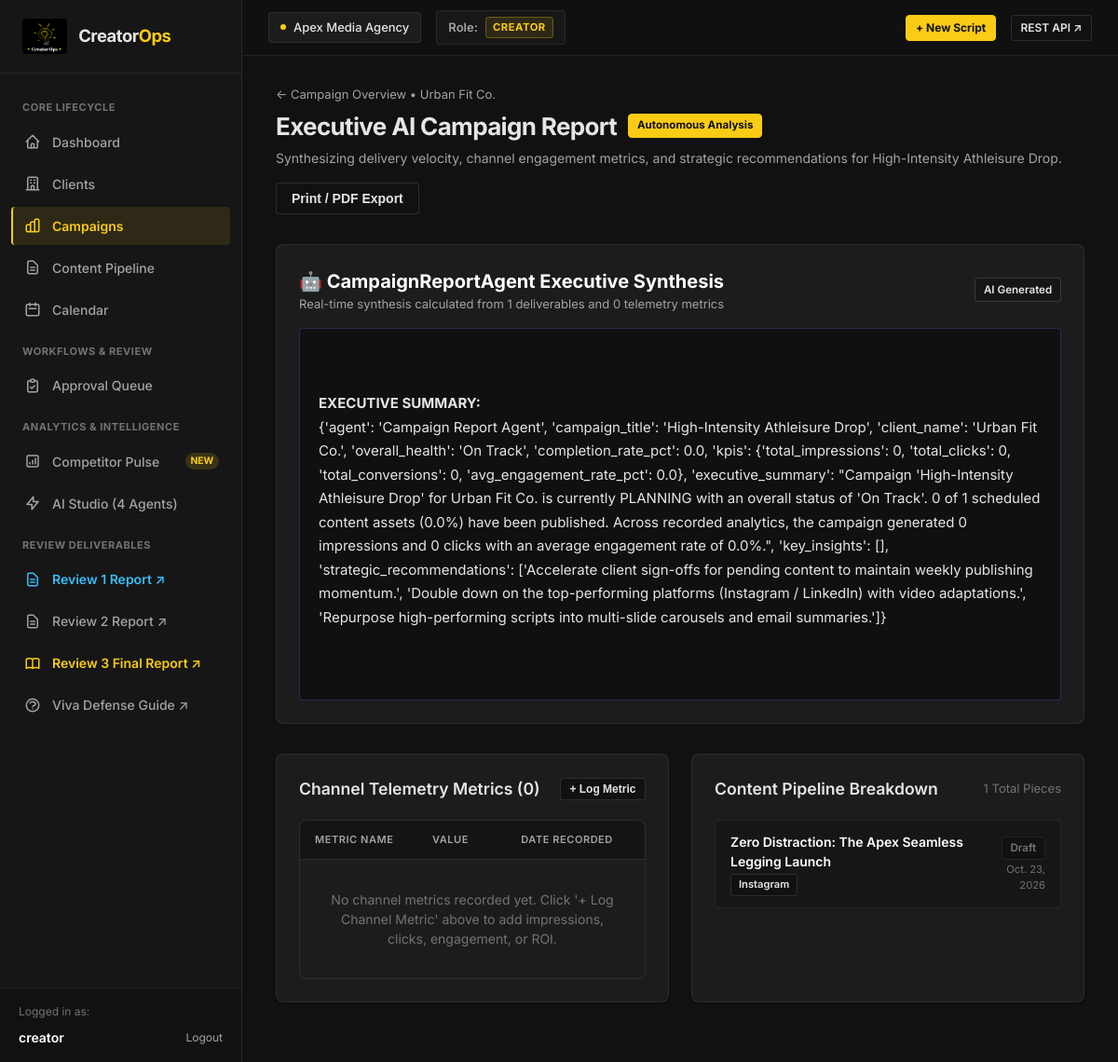
The page /analytics/reports/campaigns/3/ (signed in) on the database as committed earlier.
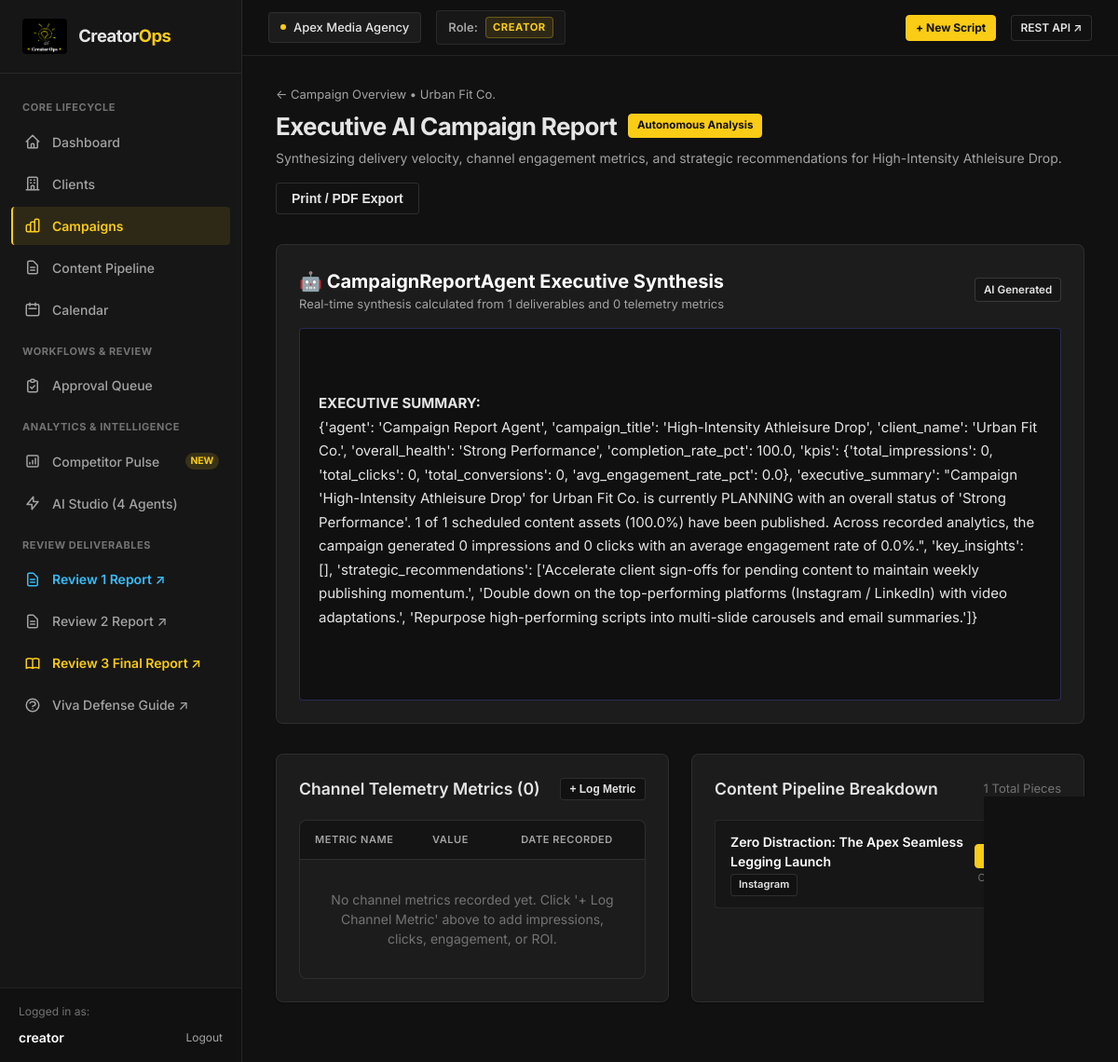
The same page on the database as committed later.
### content/models.py (models this page shows, shortened)
class ContentItem(models.Model):
    class Platform(models.TextChoices):
        INSTAGRAM = "Instagram", "Instagram"
        YOUTUBE = "YouTube", "YouTube"
        LINKEDIN = "LinkedIn", "LinkedIn"
        TWITTER = "Twitter/X", "Twitter/X"
        TIKTOK = "TikTok", "TikTok"
    class Status(models.TextChoices):
        DRAFT = "draft", "Draft"
        PENDING_MANAGER = "pending_manager", "Pending Manager Review"
        PENDING_CLIENT = "pending_client", "Pending Client Approval"
        APPROVED = "approved", "Approved"
        CHANGES_REQUESTED = "changes_requested", "Changes Requested"
        SCHEDULED = "scheduled", "Scheduled"
        PUBLISHED = "published", "Published"
    campaign = models.ForeignKey(Campaign, on_delete=models.CASCADE, related_name="content_items")
    creator = models.ForeignKey(
        User, on_delete=models.SET_NULL, null=True, blank=True, related_name="created_content"
    )
    title = models.CharField(max_length=255)
    platform = models.CharField(max_length=50, choices=Platform.choices, default=Platform.INSTAGRAM)
    script_body = models.TextField(blank=True, default="", help_text="Draft script / talking points / video storyboard.")
    caption = models.TextField(blank=True, default="", help_text="Final caption, copy, hashtags.")
    due_date = models.DateField(null=True, blank=True)
    status = models.CharField(max_length=30, choices=Status.choices, default=Status.DRAFT)
    published_url = models.URLField(max_length=500, blank=True, default="")
    published_post_id = models.CharField(max_length=120, blank=True, default="")
    published_platform = models.CharField(max_length=50, blank=True, default="")
    published_at = models.DateTimeField(null=True, blank=True)
    created_at = models.DateTimeField(auto_now_add=True)
    updated_at = models.DateTimeField(auto_now=True)
    class Meta:
        ordering = ["-updated_at"]

### analytics/views.py (the view, shortened to what this page needs)
# urls.py: path("reports/campaigns/<int:campaign_id>/", views.campaign_report_view, name="campaign_report"),
@workspace_required
def campaign_report_view(request, campaign_id):
    campaign = get_object_or_404(
        Campaign.objects.select_related("client"),
        pk=campaign_id,
        client__workspace=request.workspace
    )
    metrics = campaign.metrics.all()
    content_items = campaign.content_items.all()
    report_agent = CampaignReportAgent()
    agent_input = {
        "title": campaign.title,
        "client_name": campaign.client.name,
        "status": campaign.status,
        "budget": float(campaign.budget),
        "total_content": content_items.count(),
        "published_content": content_items.filter(status=ContentItem.Status.PUBLISHED).count(),
        "pending_content": content_items.filter(
            status__in=[ContentItem.Status.PENDING_MANAGER, ContentItem.Status.PENDING_CLIENT]
        ).count(),
        "metrics": [
            {"metric_name": m.metric_name, "metric_value": float(m.metric_value)}
            for m in metrics
        ],
    }
    ai_report = report_agent.run(agent_input)
    return render(request, "reports/campaign_report.html", {
        "campaign": campaign,
        "metrics": metrics,
        "content_items": content_items,
        "ai_report": ai_report,
    })

### workspaces/context_processors.py (called while the page is built, shortened)
def workspace_context(request):
    memberships = Membership.objects.filter(user=request.user).select_related("workspace")
    active_ws_id = request.session.get("active_workspace_id")
    active_membership = None
    if active_ws_id:
        active_membership = memberships.filter(workspace_id=active_ws_id).first()
    if not active_membership and memberships.exists():
        active_membership = memberships.first()
        request.session["active_workspace_id"] = active_membership.workspace.id
    if active_membership:
        return {
            "active_workspace": active_membership.workspace,
            "user_role": active_membership.role,
            "user_role_label": active_membership.get_role_display(),
            "user_memberships": memberships,
        }

### workspaces/permissions.py (called while the page is built)
def get_membership(user, workspace):
    if not user.is_authenticated or not workspace:
        return None
    return Membership.objects.filter(user=user, workspace=workspace).first()

### templates/reports/campaign_report.html (shortened to what the changed rows need)
{% extends "base.html" %}
{% block content %}
<div class="page-header">
    <div>
        <div style="display: flex; align-items: center; gap: 0.75rem;">
            <h1 class="page-title">Executive AI Campaign Report</h1>
        </div>
    </div>
</div>
<div class="agent-card" style="margin-bottom: 2rem;">
    <div style="display: flex; justify-content: space-between; align-items: center; margin-bottom: 1rem;">
        <div>
            <h2 style="font-size: 1.25rem; font-weight: 700; color: #fff;">🤖 CampaignReportAgent Executive Synthesis</h2>
        </div>
        <span class="badge badge-scheduled">AI Generated</span>
    </div>
    <div class="ai-output-box" style="line-height: 1.7; font-size: 0.9375rem; background: rgba(0,0,0,0.4); border-color: rgba(99, 102, 241, 0.3);">
{% if ai_report %}
<strong>EXECUTIVE SUMMARY:</strong>
{{ ai_report.summary|default:ai_report }}
{% else %}
Generating report insights...
{% endif %}
    </div>
</div>
<div class="grid-2" style="margin-bottom: 2rem;">
    <div class="card">
        <div class="card-header">
            <h2 class="card-title">Channel Telemetry Metrics ({{ metrics.count }})</h2>
        </div>
        <div class="table-container">
            <table class="table">
                <thead>
                    <tr>
                        <th>Metric Name</th>
                        <th>Value</th>
                        <th>Date Recorded</th>
                    </tr>
                </thead>
            </table>
        </div>
    </div>
    <div class="card">
        <div class="card-header">
            <h2 class="card-title">Content Pipeline Breakdown</h2>
        </div>
        <div style="display: flex; flex-direction: column; gap: 0.75rem;">
            {% for item in content_items %}
            <div style="display: flex; justify-content: space-between; align-items: center; padding: 0.75rem 1rem; background: var(--bg-secondary); border: 1px solid var(--border-color); border-radius: var(--radius-sm);">
                <div>
                    <div style="font-weight: 600; font-size: 0.875rem; color: #fff;">{{ item.title }}</div>
                    <span class="platform-pill platform-{{ item.platform|slugify }}">{{ item.platform }}</span>
                </div>
                <div style="text-align: right;">
                    <span class="badge badge-{{ item.status }}">{{ item.get_status_display }}</span>
                    <div style="font-size: 0.7rem; color: var(--text-dim); margin-top: 2px;">{{ item.due_date|default:"TBD" }}</div>
                </div>
            </div>
            {% empty %}
            <div style="text-align: center; padding: 2rem; color: var(--text-dim);">
                No content items attached to this campaign.
            </div>
            {% endfor %}
        </div>
    </div>
</div>
{% endblock %}

Rows that differ between the two databases and show on the page:
changed ContentItem "Zero Distraction: The Apex Seamless Legging Launch": status "Draft" → "Published"
Other text that changed with them:
{{ ai_report.summary|default:ai_report }}: "…'Urban Fit Co.', 'overall_health': 'On Track', 'completion_rate_pct': 0.0, 'kpis': {'total_impressions': 0, 'total_clicks': 0, 'total_conversions': 0, 'avg_engagement_rate_pct': 0.0}, 'executive_summary': \"Campaign 'High-Intensity Athleisure Drop' for Urban Fit Co. is currently PLANNING with an overall status of 'On Track'. 0 of 1 scheduled content assets (0.0%) have been published. Across…" → "…'Urban Fit Co.', 'overall_health': 'Strong Performance', 'completion_rate_pct': 100.0, 'kpis': {'total_impressions': 0, 'total_clicks': 0, 'total_conversions': 0, 'avg_engagement_rate_pct': 0.0}, 'executive_summary': \"Campaign 'High-Intensity Athleisure Drop' for Urban Fit Co. is currently PLANNING with an overall status of 'Strong Performance'. 1 of 1 scheduled content assets (100.0%) have been published. Across…"
